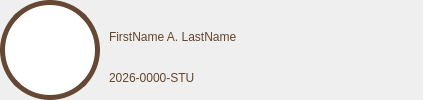
<?xml version="1.0" encoding="UTF-8"?>
<ui version="4.0">
 <class>CardStudent</class>
 <widget class="QFrame" name="CardStudent">
  <property name="geometry">
   <rect>
    <x>0</x>
    <y>0</y>
    <width>423</width>
    <height>100</height>
   </rect>
  </property>
  <property name="minimumSize">
   <size>
    <width>0</width>
    <height>100</height>
   </size>
  </property>
  <property name="cursor">
   <cursorShape>PointingHandCursor</cursorShape>
  </property>
  <property name="focusPolicy">
   <enum>Qt::StrongFocus</enum>
  </property>
  <property name="windowTitle">
   <string>Frame</string>
  </property>
  <property name="styleSheet">
   <string notr="true">#CardStudent {
	border-image: url(:/Images/Images/name_tag_1.svg)
}

#CardStudent:hover {
	border-image: url(:/Images/Images/name_tag_2.svg);
}

#CardStudent[selected=&quot;true&quot;] {
	border-image: url(:/Images/Images/name_tag_2.svg);
}</string>
  </property>
  <layout class="QHBoxLayout" name="horizontalLayout">
   <property name="spacing">
    <number>6</number>
   </property>
   <property name="leftMargin">
    <number>0</number>
   </property>
   <property name="topMargin">
    <number>0</number>
   </property>
   <property name="rightMargin">
    <number>0</number>
   </property>
   <property name="bottomMargin">
    <number>0</number>
   </property>
   <item>
    <widget class="QWidget" name="widget_2" native="true">
     <property name="minimumSize">
      <size>
       <width>0</width>
       <height>100</height>
      </size>
     </property>
     <property name="styleSheet">
      <string notr="true"/>
     </property>
     <layout class="QHBoxLayout" name="horizontalLayout_3">
      <property name="spacing">
       <number>0</number>
      </property>
      <property name="leftMargin">
       <number>0</number>
      </property>
      <property name="topMargin">
       <number>0</number>
      </property>
      <property name="rightMargin">
       <number>0</number>
      </property>
      <property name="bottomMargin">
       <number>0</number>
      </property>
      <item>
       <widget class="QLabel" name="label_profile">
        <property name="minimumSize">
         <size>
          <width>100</width>
          <height>100</height>
         </size>
        </property>
        <property name="maximumSize">
         <size>
          <width>100</width>
          <height>100</height>
         </size>
        </property>
        <property name="styleSheet">
         <string notr="true">#label_profile {
	background-color: #FFF;
	border-radius: 50px;
	border: 5px solid #664733;
}</string>
        </property>
        <property name="text">
         <string/>
        </property>
        <property name="scaledContents">
         <bool>true</bool>
        </property>
       </widget>
      </item>
      <item>
       <widget class="QWidget" name="widget_1" native="true">
        <layout class="QVBoxLayout" name="info_layout">
         <property name="spacing">
          <number>0</number>
         </property>
         <property name="topMargin">
          <number>9</number>
         </property>
         <property name="rightMargin">
          <number>16</number>
         </property>
         <property name="bottomMargin">
          <number>9</number>
         </property>
         <item>
          <widget class="QLabel" name="label_student_name">
           <property name="layoutDirection">
            <enum>Qt::LeftToRight</enum>
           </property>
           <property name="styleSheet">
            <string notr="true">#label_student_name {
	font: 20pt &quot;Biscuit Glitch&quot;;
	color: rgb(99, 69, 44);
}</string>
           </property>
           <property name="text">
            <string>FirstName A. LastName</string>
           </property>
           <property name="alignment">
            <set>Qt::AlignLeading|Qt::AlignLeft|Qt::AlignVCenter</set>
           </property>
          </widget>
         </item>
         <item>
          <widget class="QLabel" name="label_student_id">
           <property name="minimumSize">
            <size>
             <width>0</width>
             <height>26</height>
            </size>
           </property>
           <property name="maximumSize">
            <size>
             <width>16777215</width>
             <height>26</height>
            </size>
           </property>
           <property name="layoutDirection">
            <enum>Qt::LeftToRight</enum>
           </property>
           <property name="styleSheet">
            <string notr="true">font: 11pt &quot;Inter SemiBold&quot;; color: rgb(99, 69, 44);</string>
           </property>
           <property name="text">
            <string>2026-0000-STU</string>
           </property>
           <property name="alignment">
            <set>Qt::AlignLeading|Qt::AlignLeft|Qt::AlignVCenter</set>
           </property>
          </widget>
         </item>
        </layout>
       </widget>
      </item>
     </layout>
    </widget>
   </item>
  </layout>
 </widget>
 <resources>
  <include location="../resources.qrc"/>
 </resources>
 <connections/>
</ui>
